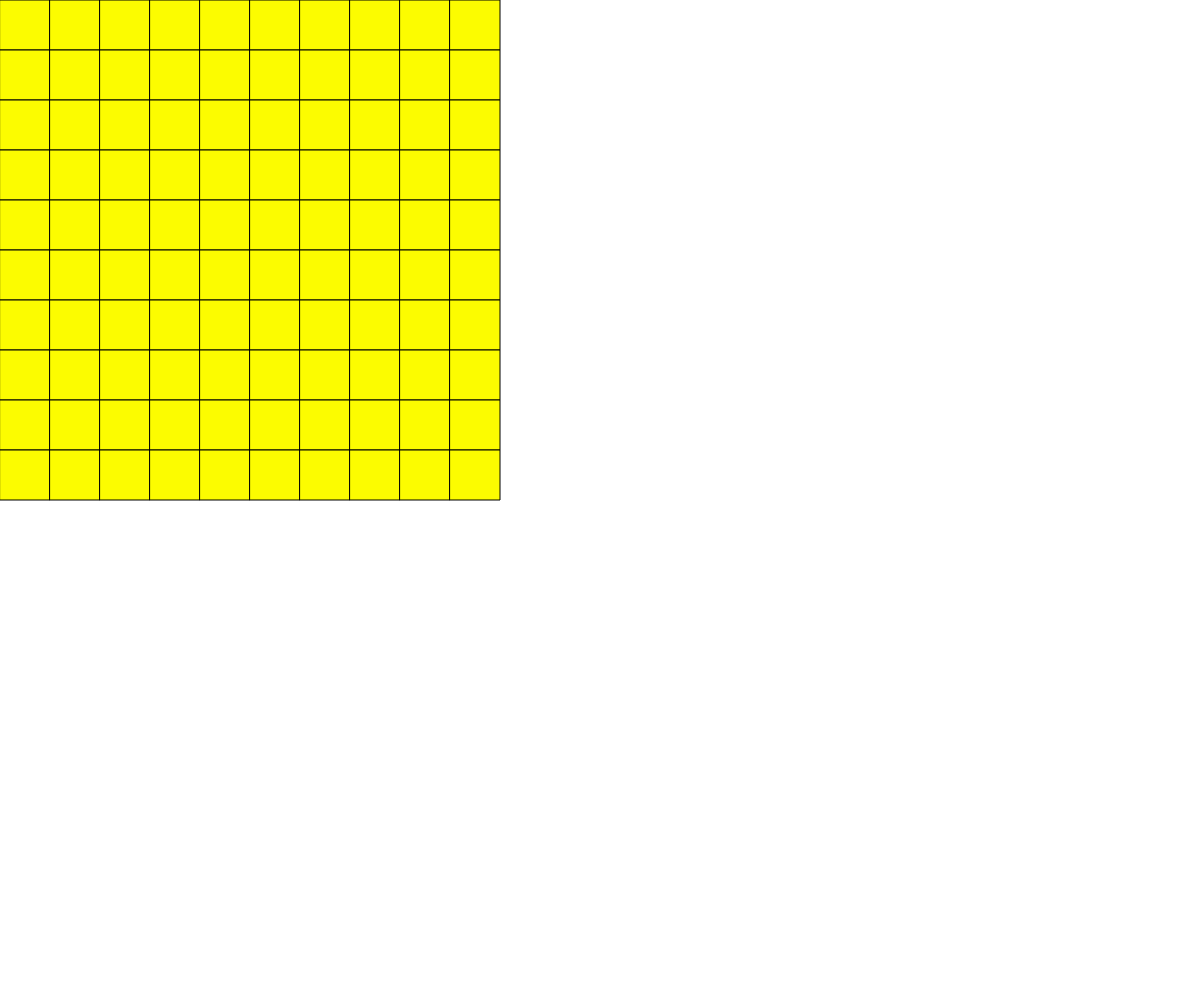
Frame 1 (no input)
Frame 60 (no input): identical to frame 1, image omitted
Frame 120 (the mouse pressed at the canvas centre since frame 60): identical to frame 1, image omitted

The p5.js sketch that drew this single still picture (run headless with seeded random() and noise() and a simulated clock; from frame 60 on, the mouse is pressed at the canvas centre):

// p5.js sketch
// ── sketch.js
var gridBuilder;
var automataManager;


function setup() {
  // put setup code here
  createCanvas(windowWidth, windowHeight);
  automataList[0] = new Automata(1, 1, 1, '#fcfc00');
  automataList[1] = new Automata(100, 100, 100, '#7acc57');
  gridBuilder = new GridBuilder(10, 10, 50);
  gridBuilder.generateGrid();
  automataManager = new AutomataManager(500, gridBuilder, 100);

}

function draw() {
  // put drawing code here
  automataManager.battleLoop();

}

function mousePressed() {
  gridBuilder.clickCheck();
}
// ── Automata.js
automataList = [];

function Automata(s, a, d, col) {
  this.colour = col;
  this.speed = s;
  this.attack = a;
  this.defence = d;
}

Automata.prototype = {
  constructor: Automata,

  getColour: function() {
    return this.colour;
  },

  setColour: function(col) {
    this.colour = col;
  },

  getSpeed: function() {
    return this.speed;
  },

  setSpeed: function(spd) {
    this.speed = spd;
  },

  getAttack: function() {
    return this.attack;
  },

  setAttack: function(atk) {
    this.attack = atk;
  },

  getDefence: function() {
    return this.defence;
  },

  setDefence: function(dfc) {
    this.defence = dfc;
  }


}
// ── AutomataManager.js
function AutomataManager(yearLen, gridBuild, numYrs) {
  this.yearLength = yearLen;
  this.gridBuilder = gridBuild;
  this.numYears = numYrs;
  this.loopDone = false;

  var yearCounter = 0;
  while (yearCounter < this.numYears) {
    if (!this.loopDone) {
      //  setTimeout(this.battleLoop(), yearLen);
    }
    //  this.battleLoop();
    yearCounter++;
  }
}


AutomataManager.prototype = {

  constructor: AutomataManager,


  battleLoop: function() {

    for (var y = 0; y < gridBuilder.height; y++) {
      for (var x = 0; x < gridBuilder.width; x++) {
        /*
         * Loop through surrounding tiles
         * Get a random number between 1 & 100
         * Add growth / 2
         * If number is greater than 75, attack
         * if attack > defence
         * AND random num between 1 & 100 is greater than 20
         * attacker wins
         */

        var randCoord = getRandomIntInRange(-1, 1);
        if (randCoord != 0) {
          var xRand = getRandomIntInRange(0, 1);
          if (xRand == 1) {
            if (x + randCoord > -1 && x + randCoord < gridBuilder.height) {
              this.battle(this.gridBuilder.grid[x][y], this.gridBuilder.grid[x + randCoord][y]);
            }
          } else {
            if (y + randCoord > -1 && y + randCoord < gridBuilder.height) {
              this.battle(this.gridBuilder.grid[x][y], this.gridBuilder.grid[x][y + randCoord]);
            }
          }
        }
      }
    }
    this.loopDone = true;
  },

  battle: function(attackerTile, defenderTile) {
    var attacker = automataList[attackerTile.getCANum()];
    var defender = automataList[defenderTile.getCANum()];

    var growthRand = getRandomIntInRange(1, 100) + (attacker.getSpeed() / 2);

    if (growthRand > 75) {
      var attackRand = getRandomIntInRange(1, 100);
      if (attacker.getAttack() > defender.getDefence() && attackRand > 20) {
        defenderTile.setCANum(attackerTile.getCANum());
      }
    }
  }
}
// ── GridBuilder.js
function GridBuilder(wdth, hght, scl) {
  this.width = wdth;
  this.height = hght;
  this.scale = scl;
  this.grid = [];
}

GridBuilder.prototype = {

  constructor: GridBuilder,

  generateGrid: function() {
    const INITIAL_CA = 0;
    var position;
    for (var x = 0; x < this.width; x++) {
      this.grid[x] = [];
      for (var y = 0; y < this.height; y++) {
        position = createVector(x * this.scale, y * this.scale);

        this.grid[x][y] = new Tile(position, INITIAL_CA, this.scale);
        this.grid[x][y].drawTile();
      }
    }
  },

  clickCheck() {
    console.log("Clicked!");
    for (var y = 0; y < this.height; y++) {
      for (var x = 0; x < this.width; x++) {
        //if the mouse is inside the Tile and has clicked on it
        //set that square to the active CA
        if (mouseX - this.scale / 2 >= this.grid[x][y].position.x - this.scale / 2 &&
          mouseX - this.scale / 2 <= this.grid[x][y].position.x + this.scale / 2 &&
          mouseY - this.scale / 2 >= this.grid[x][y].position.y - this.scale / 2 &&
          mouseY - this.scale / 2 <= this.grid[x][y].position.y + this.scale / 2) {

          this.grid[x][y].setCANum(1);
        }
      }
    }
  }
}
// ── GridManager.js
// A Class for an Grid Manager - an object which manages a grid.
function GridManager(yearLen, gridBuild, numYrs) {
  this.yearLength = yearLen;
  this.gridBuilder = gridBuild;
  this.numYears = numYrs;
  this.loopDone = false;

  //currently broken code, in the wrong place.
  //TODO: add years to automata using the battleLoop
  var yearCounter = 0;
  while (yearCounter < this.numYears) {
    if (!this.loopDone) {
      //  setTimeout(this.battleLoop(), yearLen);
    }
    //  this.battleLoop();
    yearCounter++;
  }
}


GridManager.prototype = {

  constructor: GridManager,

  //The essence of the game, the battle loop for each iteration
  battleLoop: function() {

    //iterate through each tile in the entire grid
    for (var y = 0; y < this.gridBuilder.height; y++) {
      for (var x = 0; x < this.gridBuilder.width; x++) {
        /*
         * Get a random neighbour tile (A Neighbour is a tile touching, excluding diagonal)
         * Get a random number between 1 & 100
         * Add growth / 2
         * If number is greater than 75, attack
         * if attack > defence
         * AND random num between 1 & 100 is greater than 20
         * attacker wins
         */

        //Get a random neighour tile
        //Get -1, 0, or 1 randomly
        var randCoord = getRandomIntInRange(-1, 1);

        //If it is not 0 (i.e, ourself), battle
        if (randCoord != 0) {

          //apply the random coordinate to the x axis if 1, else y
          var xRand = getRandomIntInRange(0, 1);
          if (xRand) {

            //if we are trying to battle within the grid, then battle
            if (x + randCoord > -1 && x + randCoord < this.gridBuilder.height) {
              this.battle(this.gridBuilder.grid[x][y], this.gridBuilder.grid[x + randCoord][y]);
            }
          } else {

            //if we are trying to battle within the grid, then battle
            if (y + randCoord > -1 && y + randCoord < this.gridBuilder.height) {
              this.battle(this.gridBuilder.grid[x][y], this.gridBuilder.grid[x][y + randCoord]);
            }
          }
        }
      }
    }
    this.loopDone = true;
  },

  //battle function
  battle: function(attackerTile, defenderTile) {

    //if they are the same Cellular Automata, then don't attack!
    if (attackerTile.getCANum() == defenderTile.getCANum()) {
      return;
    }

    //get the attacker and defender
    var attacker = automataList[attackerTile.getCANum()];
    var defender = automataList[defenderTile.getCANum()];

    //get the growth decider
    var growthRand = getRandomIntInRange(1, 100) + (attacker.getSpeed() / 2);

    //if growth is above 75
    if (growthRand > 75) {

      var attackRand = getRandomIntInRange(1, 100);

      //if attack decider is greater than 20 AND the attacker's attack is greater than the defenders defence
      if (attacker.getAttack() > defender.getDefence() && attackRand > 20) {
        defenderTile.setCANum(attackerTile.getCANum());
      }
    }
  }
}
// ── HelperFunctions.js
function getRandomIntInRange(min, max) {
  // source: https://stackoverflow.com/questions/1527803/generating-random-whole-numbers-in-javascript-in-a-specific-range
  return Math.floor(Math.random() * (max - min + 1)) + min;
}

function componentToHex(c) {
  //source: https://stackoverflow.com/questions/5623838/rgb-to-hex-and-hex-to-rgb
  var hex = c.toString(16);
  return hex.length == 1 ? "0" + hex : hex;
}

function rgbToHex(r, g, b) {
  //source: https://stackoverflow.com/questions/5623838/rgb-to-hex-and-hex-to-rgb
  return "#" + componentToHex(r) + componentToHex(g) + componentToHex(b);
}

function getRandomColor() {
  //source: https://stackoverflow.com/questions/1484506/random-color-generator
  var letters = '0123456789ABCDEF';
  var color = '#';
  for (var i = 0; i < 6; i++) {
    color += letters[Math.floor(Math.random() * 16)];
  }
  return color;
}
// ── Player.js
//Player Object for holding Player control details and controlling the Player Input

function Player(kUp, kDown, kRight, kLeft, kPlace, kSwitch, caN, grdBuilder, cursCol) {
  this.keyUp = kUp;
  this.keyDown = kDown;
  this.keyRight = kRight;
  this.keyLeft = kLeft;
  this.keyPlace = kPlace;
  this.keySwitch = kSwitch;
  this.caNum = caN;
  this.gridBuilder = grdBuilder;
  this.cursorColour = cursCol;
  this.grown = false;
  this.state = 0;
  this.activeCell = new createVector(0, 0);
}

Player.prototype = {

  constructor: Player,

  //Draw the player's initial curson at 0,0
  cursorSetup: function() {
    //this.activeCell = new createVector(0, 0);
    this.drawCursor(0, 0);
  },

  //move the cursor depending on the keypressed
  playerKeyPress: function(keyCode) {

    if (keyCode == this.keySwitch) {
      if (this.state == 0) {
        state = 1;
      } else {
        state = 0;
      }
      return;
    }

    switch (this.state) {
      case 0:
        battleStateControlManager(this, keyCode);
        break;
      case 1:
        growStateControlManager(this, keyCode);
        break;
    }
  },

  //draw the cursor
  drawCursor: function(newX, newY) {

    //Firstly redraw the previous tile without the cursor
    var rectTile = this.gridBuilder.grid[this.activeCell.x][this.activeCell.y];
    rectTile.drawTile();

    //get the position of the next tile
    this.activeCell.x += newX;
    this.activeCell.y += newY;

    rectTile = this.gridBuilder.grid[this.activeCell.x][this.activeCell.y];
    //set the cursor thickness
    strokeWeight(2);

    //set the cursor colour 
    stroke(this.cursorColour);

    //set the rect to no fill, so the cursor is drawn on top of the sqaure below it
    noFill();

    //draw it !
    rect(rectTile.position.x, rectTile.position.y, this.gridBuilder.scale, this.gridBuilder.scale);
  },


  placeCA: function() {
    //when you place the CA, the game firstly updates it from the CA grower, before placing it
    this.updateCA();
    this.gridBuilder.grid[this.activeCell.x][this.activeCell.y].setCANum(this.caNum);
  },

  //updates the CA from its correct CAGrower
  updateCA: function() {

  },

  //Set the cursor's active Grid.
  setActiveGrid: function(newGrid) {
    this.gridBuilder = newGrid;
    this.cursorSetup();
  }
}
// ── PlayerControls.js
function growStateControlManager(player, keyCode) {
  if (keyCode == player.keyDown) {

  }

  if (keyCode == player.keyUp) {

  }

  if (keyCode == player.keyLeft) {

  }

  if (keyCode == player.keyRight) {

  }

  if (keyCode == player.keyPlace) {

  }
}

function battleStateControlManager(player, keyCode) {

  if (keyCode == player.keyDown) {
    if (player.activeCell.y + 1 <= player.gridBuilder.height - 1) {
      player.drawCursor(0, 1);
    }
  }

  //Move cursor up
  if (keyCode == player.keyUp)
    if (player.activeCell.y - 1 >= 0) {
      player.drawCursor(0, -1);
    }

  //move cursor left
  if (keyCode == player.keyLeft) {
    if (player.activeCell.x - 1 >= 0) {
      player.drawCursor(-1, 0);
    }
  }

  //move cursor right
  if (keyCode == player.keyRight) {
    if (player.activeCell.x + 1 <= player.gridBuilder.width - 1) {
      player.drawCursor(1, 0);
    }
  }

  //place a CA
  if (keyCode == player.keyPlace) {
    //if the CA is grown, then place it
    player.placeCA();
  }

}
// ── Slider.js
function Slider(noOfInc, sze, rct1Col, rct2Col, rct3Col, actvCol, pos) {
  this.noOfIncrements = noOfInc;
  this.sizeY = sze;
  this.sizeX = sze * 10;
  this.rect1Col = rct1Col;
  this.rect2Col = rct2Col;
  this.rect3Col = rct3Col;
  this.activeCol = actvCol;
  this.position = pos;
}

Slider.prototype = {
  drawSlider: function(active) {
    strokeWeight(0);
    fill(this.rect1Col);
    rect(this.position.x, this.position.y, this.sizeX, this.sizeY);

    fill(this.rect2Col);
    rect(this.position.x + (this.sizeX / 20), this.position.y + (this.sizeY / 4), this.sizeX / 1.1, this.sizeY / 2);

    fill(this.rect3Col);
    rect(this.position.x + (this.sizeX / 20), this.position.y + (this.sizeY / 4), this.sizeX / 20, this.sizeY / 2);

  }
}
// ── Tile.js
function Tile(pos, caNo, scl) {
  this.position = pos;
  this.caNum = caNo;
  this.colour = automataList[this.caNum].colour;
  this.scale = scl;
}

Tile.prototype = {
  constructor: Tile,

  drawTile: function() {
    fill(this.colour);
    rect(this.position.x, this.position.y, this.scale, this.scale)
  },

  setCANum: function(newCA) {
    this.caNum = newCA;
    this.colour = automataList[this.caNum].colour;
    this.drawTile();
  },

  getCANum: function() {
    return this.caNum;
  }
}
// ── caGrower.js
function gridGrower(gridBuilder) {
  // gridBuilder.grid[50][25].setCANum(1);
  // gridBuilder.grid[50][50].setCANum(2);
  // gridBuilder.grid[50][75].setCANum(3);


  gridBuilder.grid[getRandomIntInRange(0, 99)][getRandomIntInRange(0, 99)].setCANum(1);
  gridBuilder.grid[getRandomIntInRange(0, 99)][getRandomIntInRange(0, 99)].setCANum(2);
  gridBuilder.grid[getRandomIntInRange(0, 99)][getRandomIntInRange(0, 99)].setCANum(3);
}

function makeCA(gridBuilder, caNum) {
  var speed, attack, defence;
  speed = 0;
  attack = 0;
  defence = 0;
  for (var x = 0; x < gridBuilder.width; x++) {
    for (var y = 0; y < gridBuilder.height; y++) {
      switch (gridBuilder.grid[x][y].caNum) {
        case 1:
          defence++;
          break;
        case 2:
          attack++;
          break;
        case 3:
          speed++;
          break;
        default:
          break;
      }
    }
  }

  automataList[caNum] = new Automata(speed / 100, attack / 100, defence / 100, getRandomColor());
  console.log("attack: " + automataList[caNum].getAttack() + ", defence: " + automataList[caNum].getDefence() + ", speed: " + automataList[caNum].getSpeed());
}


function updateCA(gridBuilder, caNum) {
  var speed, attack, defence;
  speed = 0;
  attack = 0;
  defence = 0;
  for (var x = 0; x < gridBuilder.width; x++) {
    for (var y = 0; y < gridBuilder.height; y++) {
      switch (gridBuilder.grid[x][y].caNum) {
        case 1:
          defence++;
          break;
        case 2:
          attack++;
          break;
        case 3:
          speed++;
          break;
        default:
          break;
      }
    }
  }

  automataList[caNum] = new Automata(speed / 100, attack / 100, defence / 100, getRandomColor());
  console.log("attack: " + automataList[caNum].getAttack() + ", defence: " + automataList[caNum].getDefence() + ", speed: " + automataList[caNum].getSpeed());
}
